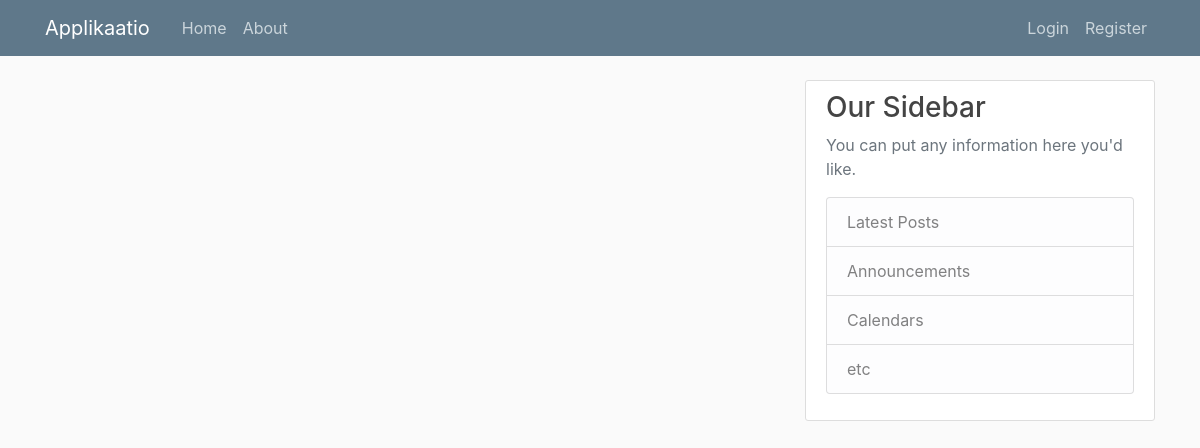
The app's page /, older data.
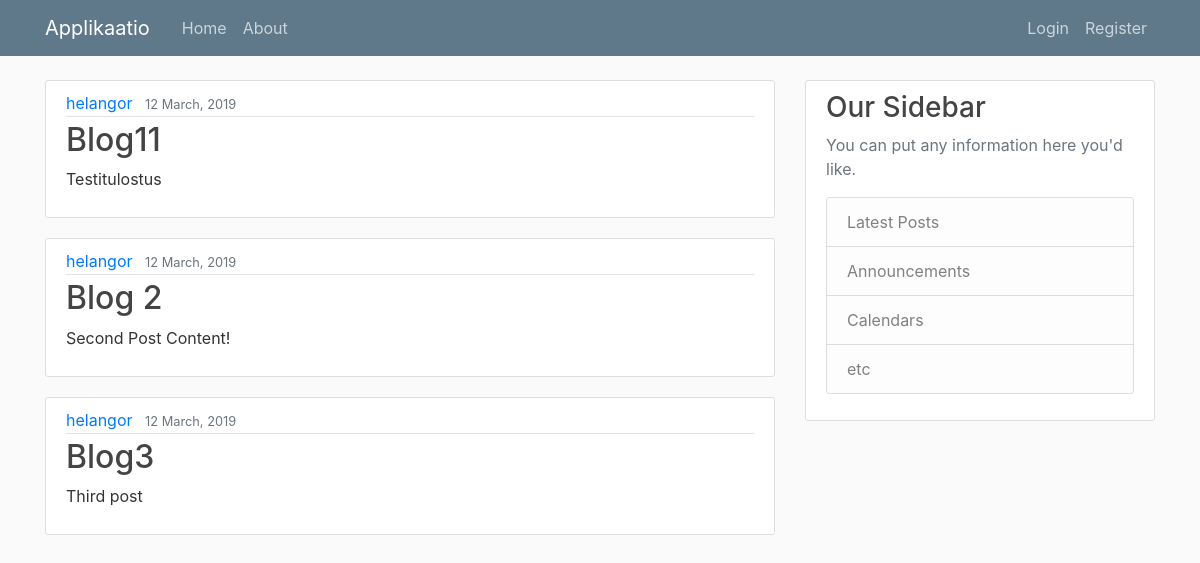
The same page, newer data.
### applikaatio/models.py (models this page shows, shortened)
class Post(models.Model):
    title = models.CharField(max_length=100)
    content = models.TextField()
    date_posted = models.DateTimeField(default=timezone.now)
    author = models.ForeignKey(User, on_delete=models.CASCADE)

### applikaatio/views.py (the view)
# urls.py: path('', views.home, name='applikaatio-home'),
def home(request):
    context = {
        'posts' : Post.objects.all()
    }
    return render(request, 'applikaatio/home.html', context)

### applikaatio/templates/applikaatio/home.html
{% extends "applikaatio/base.html" %}
{% block content %}
  {% for post in posts%}
    <article class="media content-section">
      <div class="media-body">
        <div class="article-metadata">
          <a class="mr-2" href="#">{{ post.author }}</a>
          <small class="text-muted">{{ post.date_posted|date:"j F, Y" }}</small>
        </div>
        <h2><a class="article-title" href="#">{{ post.title }}</a></h2>
        <p class="article-content">{{ post.content }}</p>
      </div>
    </article>
  {% endfor %}
{% endblock content %}

Row changes from the older to the newer data that the page shows:
added Post: author "helangor", date_posted "12 March, 2019", title "Blog11", content "Testitulostus"
added Post: author "helangor", date_posted "12 March, 2019", title "Blog 2", content "Second Post Content!"
added Post: author "helangor", date_posted "12 March, 2019", title "Blog3", content "Third post"
